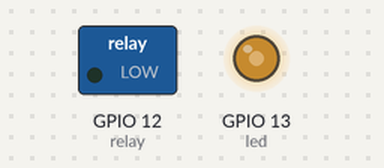
The program below on a simulated ESP32 board running MicroPython. On the bench: switched loads named in the program (green lamp = pin HIGH), output pins drawn as LEDs (lit = HIGH). At 0.0 s the program stops and its outputs stay as they are.

Above: at 0.1 s.
Timing chart, 0 to 1.5 s (numbered marks = the images above):
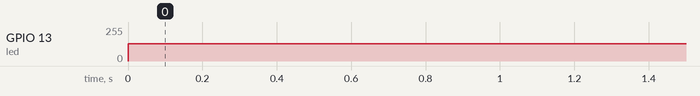

Measured:
- by itself, GPIO 13 (led): 0/255 → 128/255 at 0.00 s

The program:

sonoff.py
```python
import machine

button = machine.Pin(0, machine.Pin.IN, machine.Pin.PULL_UP)
relay = machine.Pin(12, machine.Pin.OUT)

led = machine.Pin(13, machine.Pin.OUT)
led_pwm = machine.PWM(led)
led_pwm.freq(1)
led_pwm.duty(512)
```
